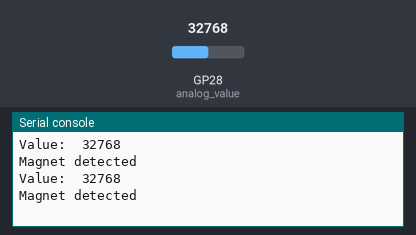
A program run on a simulated Raspberry Pi Pico running MicroPython. Shown: the last lines printed to the serial console. The inputs (shaded band) are chosen by the test bench; at power-on: GP28 (analog_value) = 32768 (analog values on the 0–65535 scale).

Above: at 1.2 s.
1.3 s: GP28 (analog_value) set to 49152
At 2.6 s:
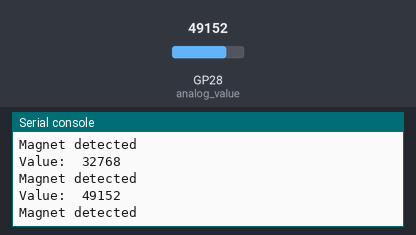
2.8 s: GP28 (analog_value) set to 50752
At 3.6 s:
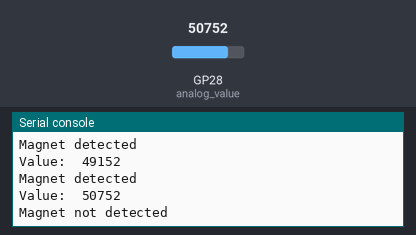
Timing chart, 0 to 5.8 s (numbered marks = the images above; inputs shaded):
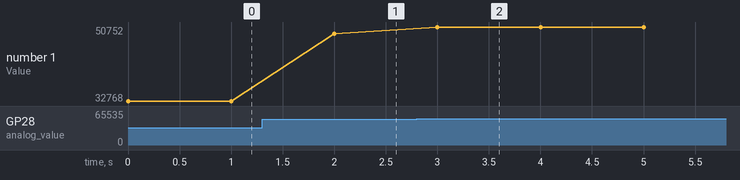

The program:

HW-484-reader-debug.py
```python
import machine
import utime

analog_value = machine.ADC(28)

while True:
    reading = analog_value.read_u16()
    print("Value: ",reading)
    if reading < 50000:
        print("Magnet detected")
    else:
        print("Magnet not detected")
    utime.sleep(1.0)
```

Measured:
- the behaviour switches between 49984 and 50000 on GP28 (analog_value) (found by bisection; images 1 and 2)
- after the input at 1.3 s, the serial console: prints a new line after 0.70 s (image 1)
- after the input at 2.8 s, the serial console: prints a new line after 0.20 s (image 2)
- plotted number 1: 32768 → 49152 after the input at 1.3 s, 49152 → 50752 after the input at 2.8 s
